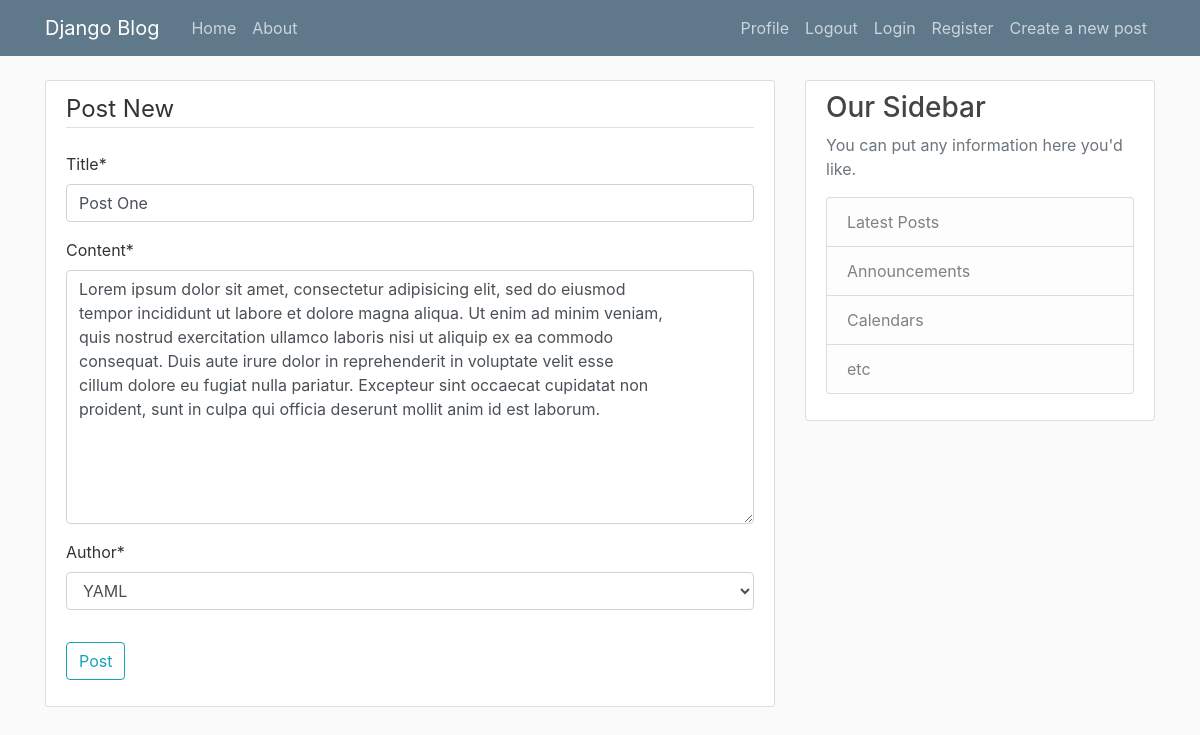
Page /post/1/update/ (signed in) on the committed database.
### blog/models.py (models this page shows, shortened)
class Post(models.Model):
	title = models.CharField(max_length=1000)
	content = models.TextField()
	date_posted = models.DateTimeField(default=timezone.now)
	author = models.ForeignKey(User, on_delete=models.CASCADE)

### blog/views.py (the view)
# urls.py: path('post/<int:pk>/update/', PostUpdateView.as_view(), name='post-update'),
class PostUpdateView(LoginRequiredMixin, UserPassesTestMixin,UpdateView):
	model = Post
	fields = ['title', 'content', 'author']
	template_name = 'blog/post_form.html'
	def test_func(self):
		post = self.get_object()
		if self.request.user == post.author:
			return True
		return False

### blog/templates/blog/post_form.html (shortened to what this page needs)
{% extends "blog/base.html" %}
{% load crispy_forms_tags %}
{% block content %}
    <div class="content-section">
        <form method="POST">
            <fieldset class="form-group">
                <legend class="border-bottom mb-4">Post New</legend>
                {{ form|crispy }}
            </fieldset>
            <div class="form-group">
                <button class="btn btn-outline-info" type="submit">Post</button>
            </div>
        </form>
    </div>
{% endblock content %}

### blog/static/blog/main.css (style rules this page uses)
body { background: #fafafa; color: #333333; margin-top: 5rem; }
.content-section { background: #ffffff; padding: 10px 20px; border: 1px solid #dddddd; border-radius: 3px; margin-bottom: 20px; }

### rows in the picture
Post: title "Post One", content "Lorem ipsum dolor sit amet, consectetur adipisicing elit, sed do eiusmod tempor incididunt ut labore et dolore magna aliqua. Ut enim ad minim veniam, quis nostrud exercitation ullamco laboris nisi ut aliquip ex ea commodo consequat. Duis aute irure dolor in reprehenderit in voluptate velit esse cillum dolore eu fugiat nulla pariatur. Excepteur sint occaecat cupidatat non proident, sunt in culpa qui officia deserunt mollit anim id est laborum.", author "YAML"
